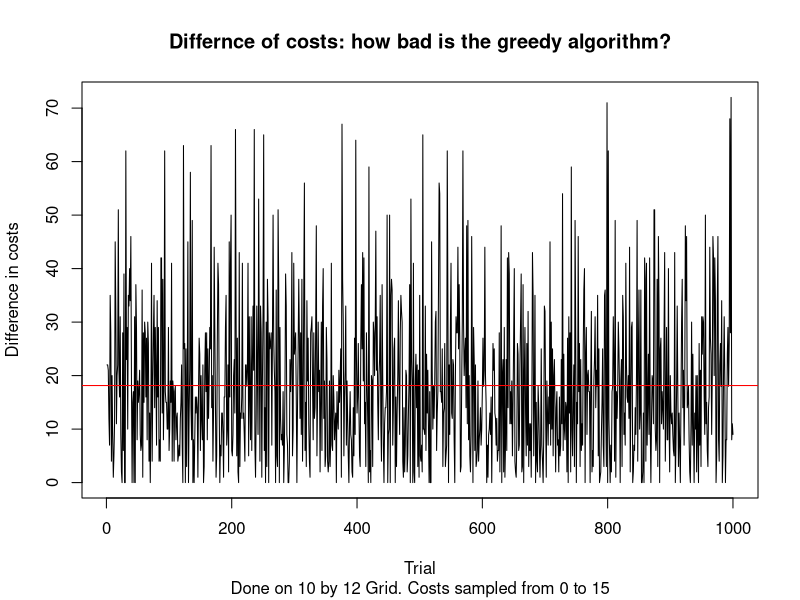

Generate this figure with R:
# Finding shortest path
# Ko Byeongmin
# Jan 26 2021

# functions

greedy <- function(costdata) { # calculates optimal path with greedy algorithm
    
    num.row <- dim(costdata)[1]
    num.col <- dim(costdata)[2]
    
    path = rbind(c(1,1))
    
    i <- 1
    j <- 1
    
    while (i < num.row & j < num.col) {
        if (costdata[i+1, j] > costdata[i, j+1]) {
            j <- j+1
            path = rbind(path, c(i, j))
        } else {
            i <- i+1
            path = rbind(path, c(i, j))
        }
    }
    
    if (i == num.row) {
        while (j < num.col) {
            j <- j+1
            path = rbind(path, c(i, j))
        }
    }
    
    if (j == num.col) {
        while (i < num.row) {
            i <- i+1
            path = rbind(path, c(i, j))
        }
    }
    
    totalexpense = 0
    
    for (i in 1:dim(path)[1]) {
        totalexpense = totalexpense + costdata[path[i, 1], path[i, 2]]
    }
    
    return(list("grid" = costdata, "path" = path, "totalexpense" = totalexpense))
    
}

expensecalc <- function (costdata) { # calculates optimal path recursively
    
    num.row <- dim(costdata)[1]
    num.col <- dim(costdata)[2]
    expense <- matrix(
        nrow = num.row,
        ncol = num.col,
        data = 0
    )

    for (i in 1:(num.col-1)) {
        expense[num.row, (num.col-i)] =
            costdata[num.row, (num.col-i)] +
            expense[num.row, (num.col-i+1)]
    }
    
    for (i in 1:(num.row-1)) {
        expense[(num.row-i), num.col] =
            costdata[(num.row-i), num.col] +
            expense[(num.row-i+1), num.col]
    }
    
    for (j in 1:(num.col-1)) {
        for (i in 1:(num.row-1)) {
            if (expense[(num.row-i), (num.col-j+1)] >= expense[(num.row-i+1), (num.col-j)]) {
                expense[(num.row-i), (num.col-j)] = expense[(num.row-i+1), (num.col-j)] +
                    costdata[(num.row-i), (num.col-j)]
            } else {
                expense[(num.row-i), (num.col-j)] = expense[(num.row-i), (num.col-j+1)] +
                    costdata[(num.row-i), (num.col-j)]
            }
        }
    }

    path = rbind(c(1,1))
    
    i <- 1
    j <- 1
    
    while (i < num.row & j < num.col) {
        if (expense[i+1, j] > expense[i, j+1]) {
            j <- j+1
            path = rbind(path, c(i, j))
        } else {
            i <- i+1
            path = rbind(path, c(i, j))
        }
    }
    
    if (i == num.row) {
        while (j < num.col) {
            j <- j+1
            path = rbind(path, c(i, j))
        }
    }
    
    if (j == num.col) {
        while (i < num.row) {
            i <- i+1
            path = rbind(path, c(i, j))
        }
    }
    
    totalexpense = 0
    
    for (i in 1:dim(path)[1]) {
        totalexpense = totalexpense + costdata[path[i, 1], path[i, 2]]
    }
    
    return(list("grid" = costdata, "path" = path, "totalexpense" = totalexpense))
    
}

## showcase

costdata <- matrix(
    data = c(2, 5 ,3, 8, 6,
    4, 2, 9, 4, 1,
    5, 3, 2, 6, 9,
    0, 3, 8, 5, 0),
    nrow = 4,
    ncol = 5,
    byrow = T
)

print(costdata)

myway = expensecalc(costdata)
myway$path
myway$totalexpense
myanotherway = greedy(costdata)
myanotherway$path
myanotherway$totalexpense

## performance review

testcost <- function(nrow, ncol, times) {
        
    diff = 0
   
     for (trial in 1:times) {
        
        costdata <- matrix(
            data = sample(x = 0:15, size = nrow*ncol, replace = TRUE),
            nrow = nrow,
            ncol = ncol
        )
        
        diff = c(diff, (greedy(costdata)$totalexpense - expensecalc(costdata)$totalexpense))
    }

    return(diff[-1])
}

mytest = testcost(10, 12, 1000)
plot(mytest, type = "l",
     main = "Differnce of costs: how bad is the greedy algorithm?",
     sub = "Done on 10 by 12 Grid. Costs sampled from 0 to 15",
     xlab = "Trial", 
     ylab = "Difference in costs")
abline(h = mean(mytest), col = "red")
mean(mytest)